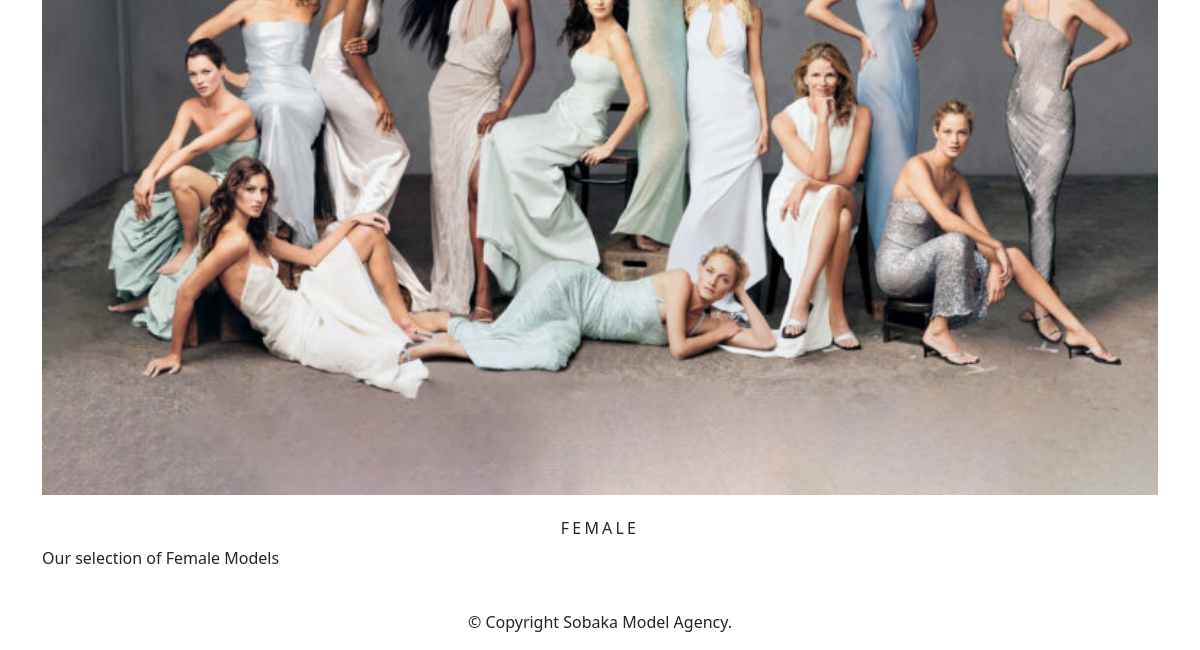
Before: /005fdd27-d5b4-473c-82e8-7c0a15552352/ (lower part) with the older database file.
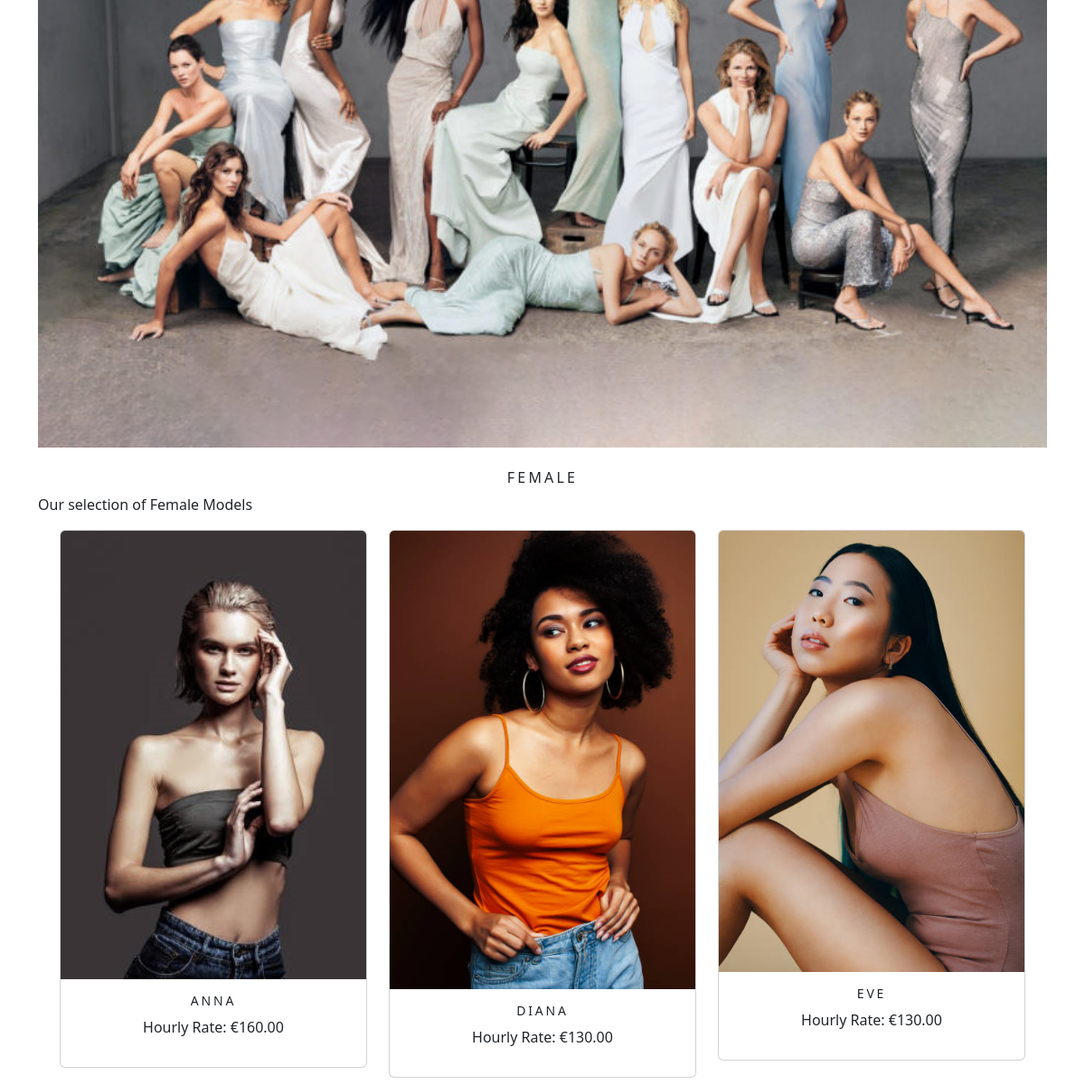
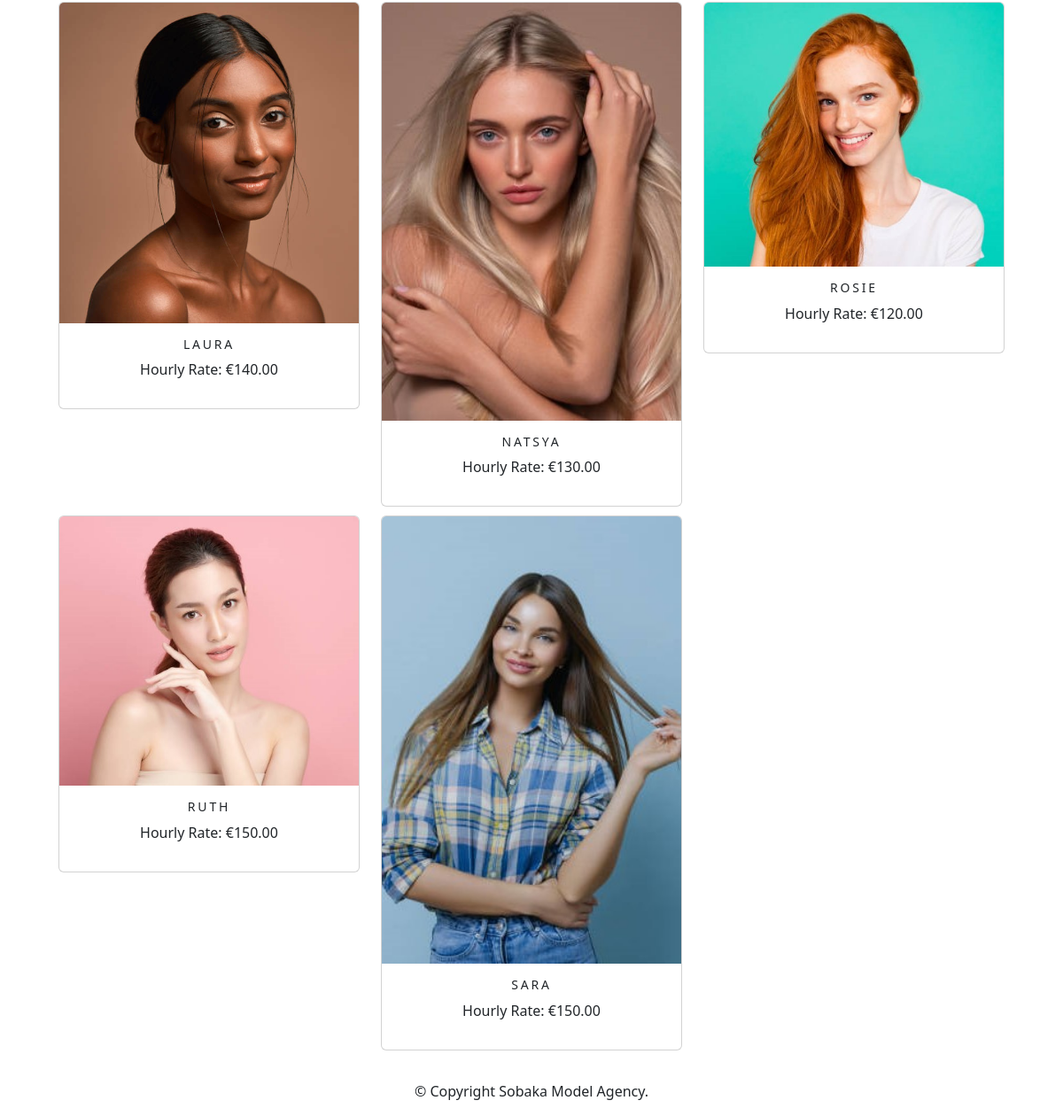
After: the same page with the newer database file (2 pictures, top to bottom).
### sobaka/models.py (models this page shows, shortened)
class Category(models.Model):
    id = models.UUIDField(
        primary_key=True,
        default=uuid.uuid4,
        editable=False)
    name = models.CharField(max_length=250, unique=True)
    description = models.TextField(blank=True)
    image = models.ImageField(upload_to='category', blank=True)
    class Meta:
        ordering = ('name',)
        verbose_name = 'category'
        verbose_name_plural = 'categories'
    def get_absolute_url(self):
        return reverse('sobaka:humans_by_category', args=[self.id])

class Human(models.Model):
    id = models.UUIDField(
        primary_key=True,
        default=uuid.uuid4,
        editable=False)
    name = models.CharField(max_length=250, unique=True)
    category = models.ForeignKey(Category, on_delete=models.CASCADE)
    price = models.DecimalField(max_digits=10, decimal_places=2)
    image1 = models.ImageField(upload_to=upload_to_human, blank=True)
    image2 = models.ImageField(upload_to=upload_to_human, blank=True)
    image3 = models.ImageField(upload_to=upload_to_human, blank=True)
    image4 = models.ImageField(upload_to=upload_to_human, blank=True)
    image5 = models.ImageField(upload_to=upload_to_human, blank=True)
    available = models.BooleanField(default=True)
    if available==True:
        available_hours = models.IntegerField()
    height = models.IntegerField(blank=True, null=True)
    shoe_size = models.IntegerField(blank=True, null=True)
    waist_size = models.IntegerField(blank=True, null=True)
    bust_size = models.IntegerField(blank=True, null=True)
    hip_size = models.IntegerField(blank=True, null=True)
    eye_color = models.CharField(max_length=250, blank=True)
    hair_color = models.CharField(max_length=250, blank=True)
    class Meta:
        ordering = ('name',)
        verbose_name = 'human'
        verbose_name_plural = 'humans'
    def get_absolute_url(self):
        return reverse('sobaka:human_detail', args=[self.category.id, self.id])

### sobaka/views.py (the view)
# urls.py: path('', views.hum_list, name = 'all_humans'),
def hum_list(request, category_id=None):
    category = None
    humans = Human.objects.filter(available=True)
    if category_id:
        category = get_object_or_404(Category, id=category_id)
        humans = Human.objects.filter(category=category, available=True)
    paginator = Paginator(humans, 15)
    try:
        page = int(request.GET.get('page', '1'))
    except:
        page = 1
    try:
        humans = paginator.page(page)
    except (EmptyPage,InvalidPage):
        humans = paginator.page(paginator.num_pages)
    return render(request, 'sobaka/category.html',{'category':category, 'hums':humans})

### cart/context_processors.py (called while the page is built)
def counter(request):
    item_count = 0
    if 'admin' in request.path:
        return {}
    else:
        try:
            cart = Cart.objects.filter(cart_id=_cart_id(request))
            cart_items = CartItem.objects.all().filter(cart=cart[:1])
            for cart_item in cart_items:
                item_count += cart_item.quantity
        except Cart.DoesNotExist:
            item_count = 0
    return {'item_count':item_count}

### cart/views.py (called while the page is built)
def _cart_id(request):
    cart = request.session.session_key
    if not cart:
        cart = request.session.create()
    return cart

### sobaka/context_processors.py (called while the page is built)
def menu_links(request):
    links = Category.objects.all()
    return {'links':links}

### sobaka/templates/sobaka/category.html (shortened to what this page needs)
{% extends "base.html" %}
{% load static %}
{% block content %}
    <div class="mx-auto">
        {% if category %}
            <img class="my_image" src="{{category.image.url}}" alt="{{category.name}}">
        </div>
        <br>
        <div>
            <h1 class="text-center my_title">{{category.name}}</h1>
            <p class="text-justify">{{category.description}}</p>
        </div>
    {% endif %}
    <div class="container">
        <div class="row mx-auto">
            {% for human in hums %}
                <div class="my_bottom_margin col-9 col-lg-4 col-sm-12 col-md-4">
                    <div class="card text-center" style="min-width:18rem;">
                        <a class ="img" href="{{human.get_absolute_url}}"><img class="card-img-top
                          my_image"src="{{human.image1.url}}" alt="{{human.name}}"></a>
                        <div class="card-body">
                            <h4>{{human.name}}</h4>
                            <p>Hourly Rate: €{{human.price}}</p>
                        </div>
                    </div>
                </div>
            {% endfor %}
        </div>
        <br>
    </div>
{% endblock %}

### sobaka/templates/base.html (shortened to what this page needs)
{% load static %}
<!DOCTYPE html>
<html lang="en">
<head>
    <link rel="stylesheet" href="{% static 'css/custom.css' %}">
       <link href="https://cdn.jsdelivr.net/npm/bootstrap@5.3.3/dist/css/bootstrap.min.css" rel="stylesheet">
</head>
<body>
    <div class="container">
		  {% block content %}
		  {% endblock %}
		{% include 'footer.html' %}
    </div>
    <link rel="stylesheet" href="https://cdnjs.cloudflare.com/ajax/libs/font-awesome/6.6.0/css/all.min.css">
</body>
</html>

### accounts/templates/top-navbar.html (shortened to what this page needs)
{% load static %}

### sobaka/templates/header.html (shortened to what this page needs)
{% load static %}

### sobaka/templates/footer.html
<div class = "footer navbar-fixed-bottom my-footer">
	<p class = "text-center">&copy; Copyright Sobaka Model Agency.</p>
</div>

### static/css/custom.css (style rules this page uses)
.my_image { width: 100%; height: auto; }
.my_title { font-size: 16px; text-transform: uppercase; letter-spacing: .2em; }
.my_bottom_margin { margin-bottom: 10px; }
.card-body h4 { font-size: 14px; text-transform: uppercase; letter-spacing: .2em; }

Changed rows visible on the page:
added Human: image1 (picture), name "ANNA", price "160.00"
added Human: image1 (picture), name "DIANA", price "130.00"
added Human: image1 (picture), name "EVE", price "130.00"
added Human: image1 (picture), name "LAURA", price "140.00"
added Human: image1 (picture), name "NATSYA", price "130.00"
added Human: image1 (picture), name "ROSIE", price "120.00"
added Human: image1 (picture), name "RUTH", price "150.00"
added Human: image1 (picture), name "SARA", price "150.00"
